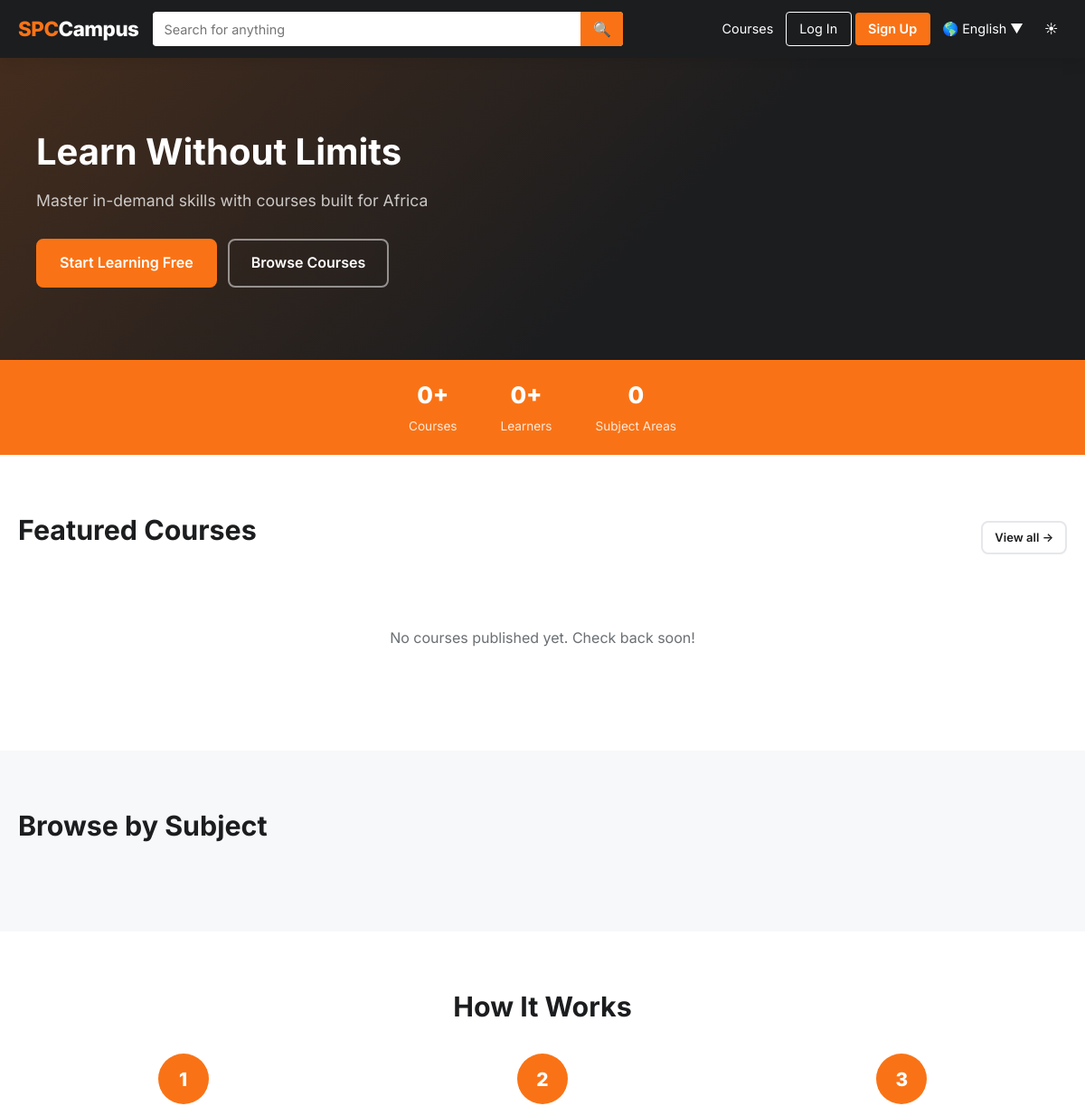
Before: / (upper part) with the older database file.
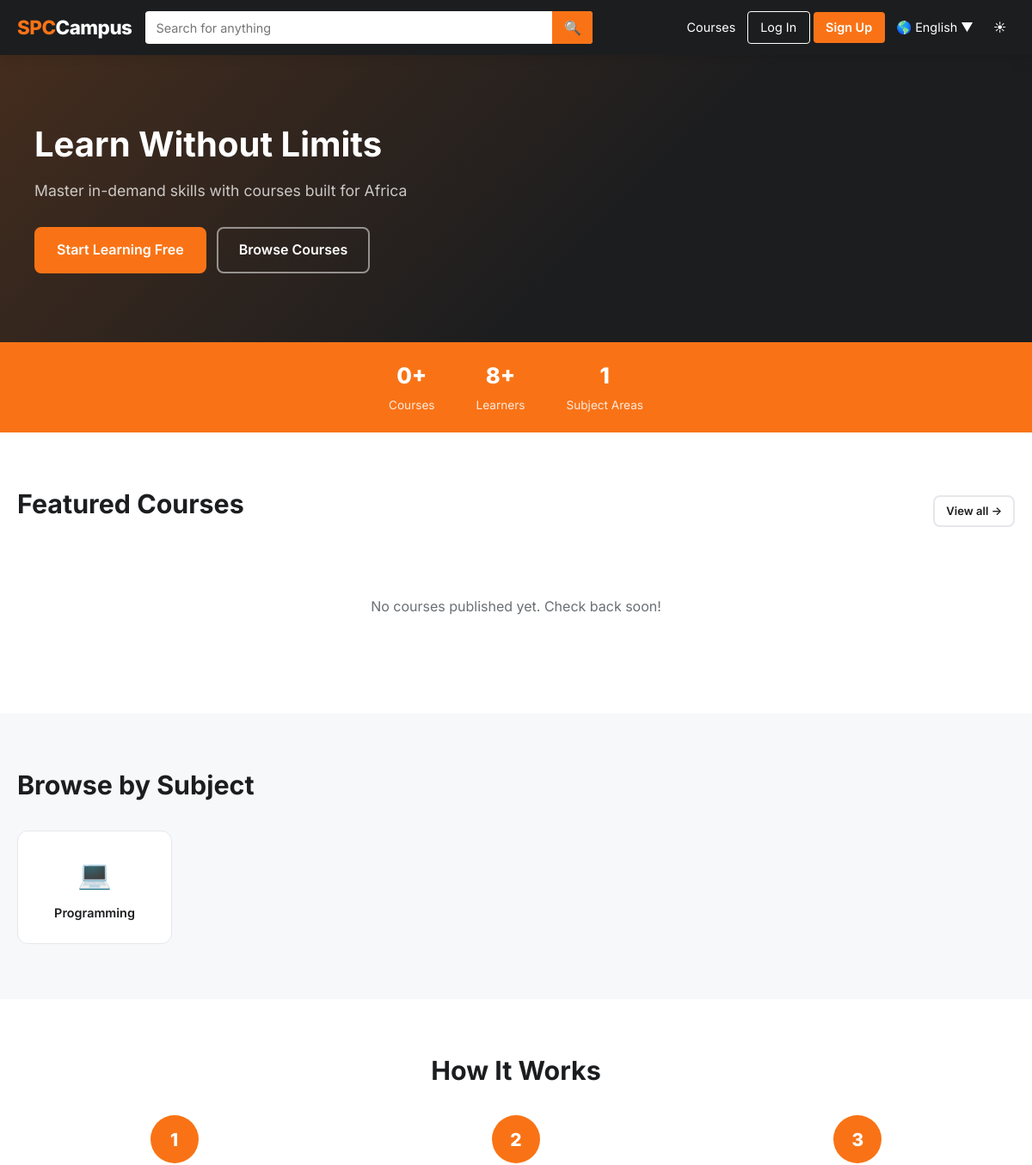
After: the same page with the newer database file.
### curriculum/models.py (models this page shows, shortened)
class SubjectArea(models.Model):
    AREA_CHOICES = [
        ("programming",   "Programming"),
        ("aws",           "AWS & Cloud"),
        ("system_design", "System Design & Architecture"),
        ("ml_ai",         "ML & AI"),
        ("blockchain",    "Blockchain"),
        ("ai_agents",     "AI Agents"),
        ("devops",        "DevOps"),
        ("security",      "Security"),
    ]
    name         = models.CharField(max_length=50, choices=AREA_CHOICES, unique=True)
    display_name = models.CharField(max_length=100)
    description  = models.TextField(blank=True)
    icon         = models.CharField(max_length=50, blank=True)

### web/views.py (the view)
# urls.py: path('', views.landing, name='landing'),
def landing(request):
    if request.user.is_authenticated:
        if request.user.role == User.ROLE_ADMIN:
            return redirect('admin_dashboard')
        return redirect('learner_dashboard')
    featured_courses = Course.objects.filter(is_published=True).select_related('subject_area')[:6]
    subject_areas    = SubjectArea.objects.all()
    stats = {
        'courses':  Course.objects.filter(is_published=True).count(),
        'students': User.objects.filter(role=User.ROLE_STUDENT).count(),
        'subjects': SubjectArea.objects.count(),
    }
    return render(request, 'landing/index.html', {
        'featured_courses': featured_courses,
        'subject_areas':    subject_areas,
        'stats':            stats,
    })

### web/context_processors.py (called while the page is built)
def _load_lang(code: str) -> dict:
    if code in _LANG_CACHE:
        return _LANG_CACHE[code]
    path = Path(settings.BASE_DIR) / 'locale' / f'{code}.json'
    if not path.exists():
        path = Path(settings.BASE_DIR) / 'locale' / 'en.json'
    with open(path, encoding='utf-8') as f:
        data = json.load(f)
    _LANG_CACHE[code] = data
    return data

### templates/landing/index.html (shortened to what the changed rows need)
{% extends "base.html" %}
{% load static %}
{% block content %}
<section class="hero">
  <div class="container">
    <div class="hero-content">
      <h1>{{ T.hero_headline }}</h1>
    </div>
  </div>
</section>
<div class="stats-bar">
  <div class="stats-bar-inner">
    <div class="stat-item">
      <strong>{{ stats.students }}+</strong>
      <span>{{ T.stats_students }}</span>
    </div>
    <div class="stat-item">
      <strong>{{ stats.subjects }}</strong>
      <span>{{ T.stats_subjects }}</span>
    </div>
  </div>
</div>
<section class="section" style="background:var(--bg);">
  <div class="container">
    <div class="section-header-row">
      <div class="section-header" style="margin-bottom:0;">
        <h2>{{ T.section_featured }}</h2>
      </div>
    </div>
  </div>
</section>
<section class="section" style="background:var(--bg-alt);">
  <div class="container">
    <div class="section-header">
      <h2>{{ T.section_subjects }}</h2>
    </div>
    <div class="subject-grid">
      {% for area in subject_areas %}
        <a href="{% url 'course_catalog' %}?subject={{ area.name }}" class="subject-card" style="text-decoration:none;">
          <div class="icon">
            {% if area.name == 'programming' %}💻
            {% elif area.name == 'aws' %}☁️
            {% elif area.name == 'system_design' %}🏗️
            {% elif area.name == 'ml_ai' %}🤖
            {% elif area.name == 'blockchain' %}⛓️
            {% elif area.name == 'ai_agents' %}🧠
            {% elif area.name == 'devops' %}🔧
            {% elif area.name == 'security' %}🔒
            {% else %}📚{% endif %}
          </div>
          <h4>{{ area.display_name }}</h4>
        </a>
      {% endfor %}
    </div>
  </div>
</section>
<section class="section" style="background:var(--bg);">
  <div class="container">
    <div class="section-header" style="text-align:center;">
      <h2>{{ T.section_how }}</h2>
    </div>
  </div>
</section>
{% endblock %}

Changed rows visible on the page:
added SubjectArea: display_name "Programming"
Other visible differences:
{{ stats.students }}: "0" → "8"
{{ stats.subjects }}: "0" → "1"
